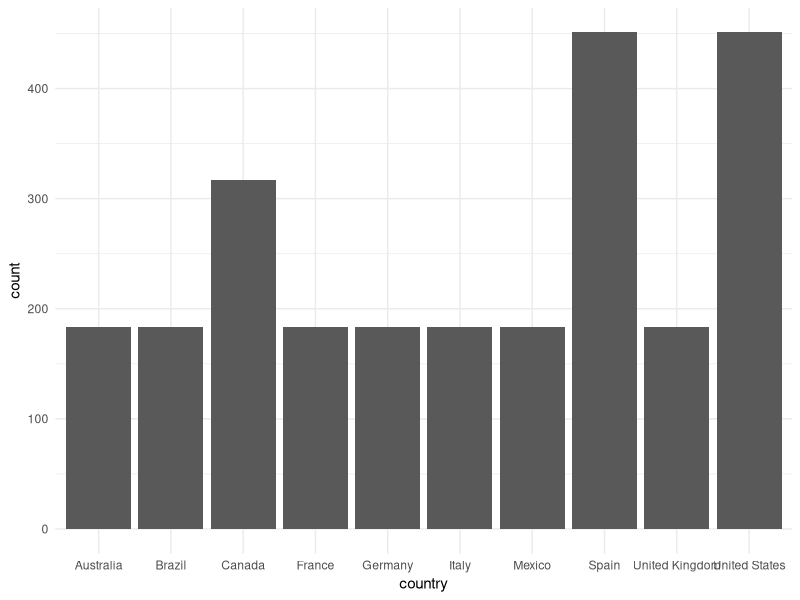
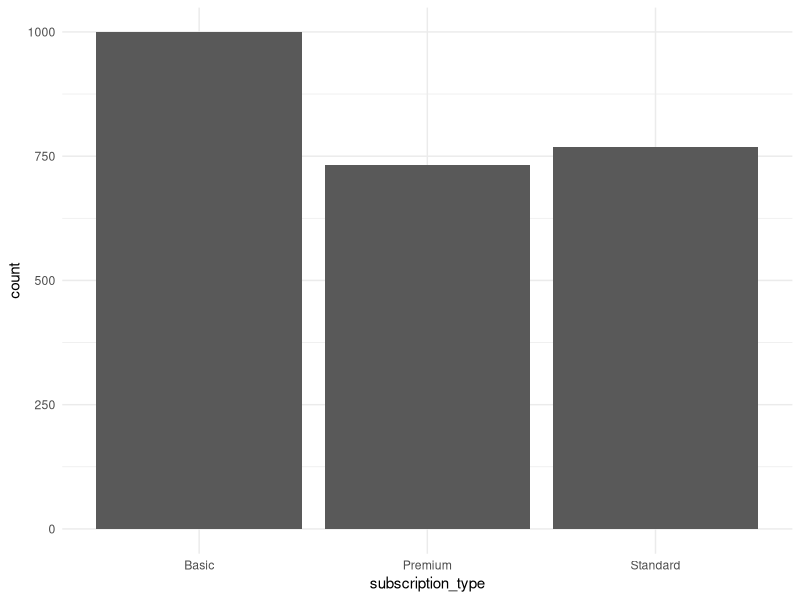
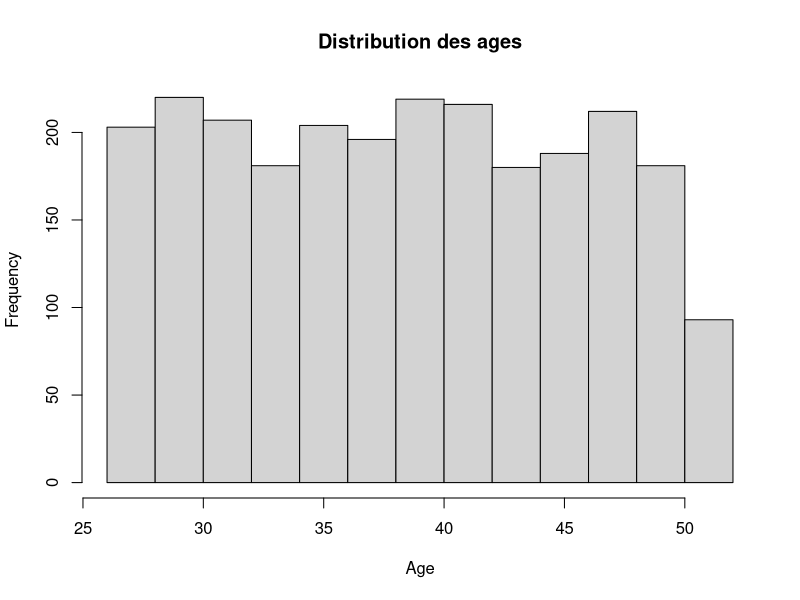
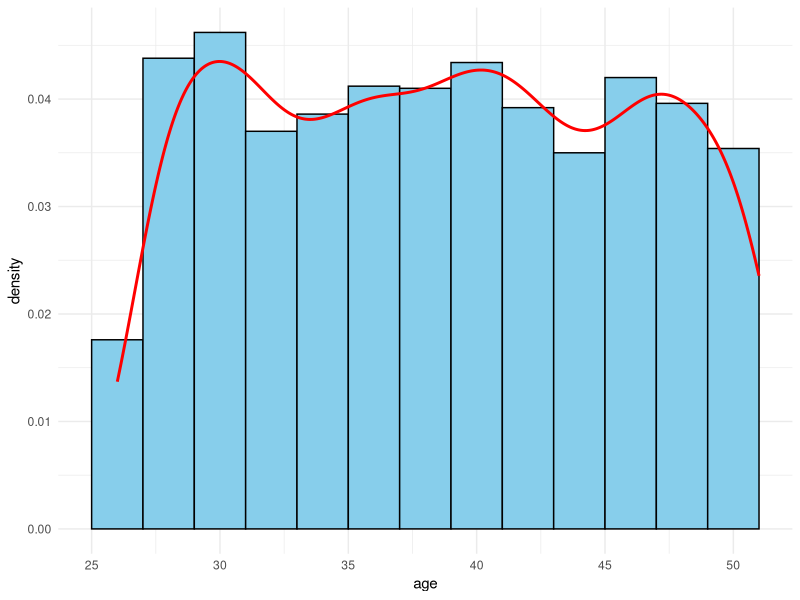
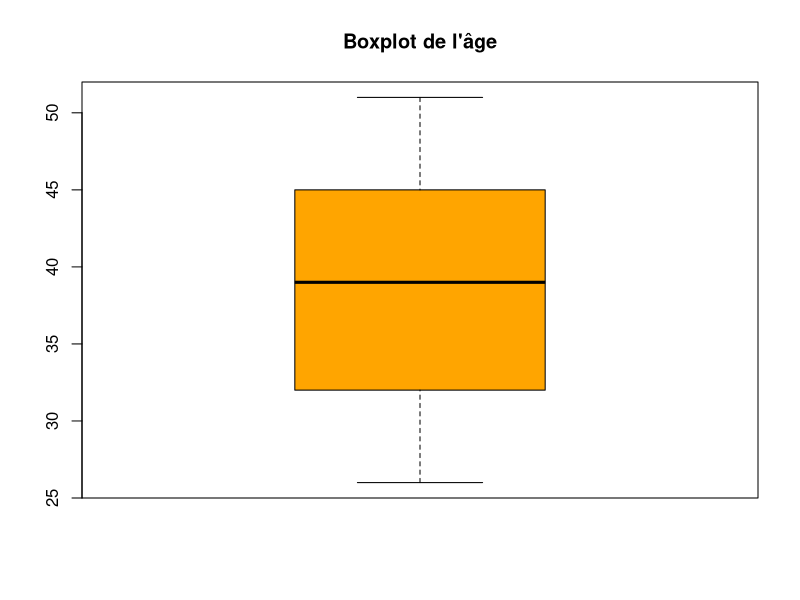
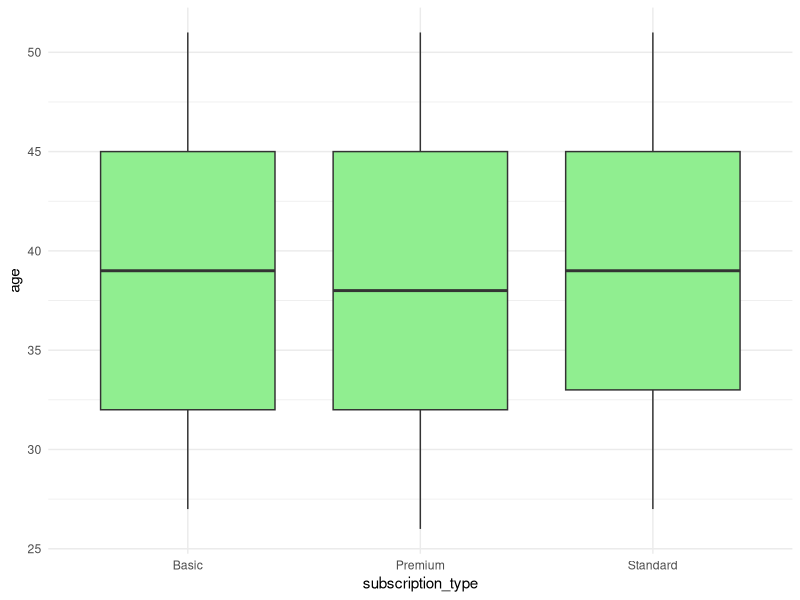
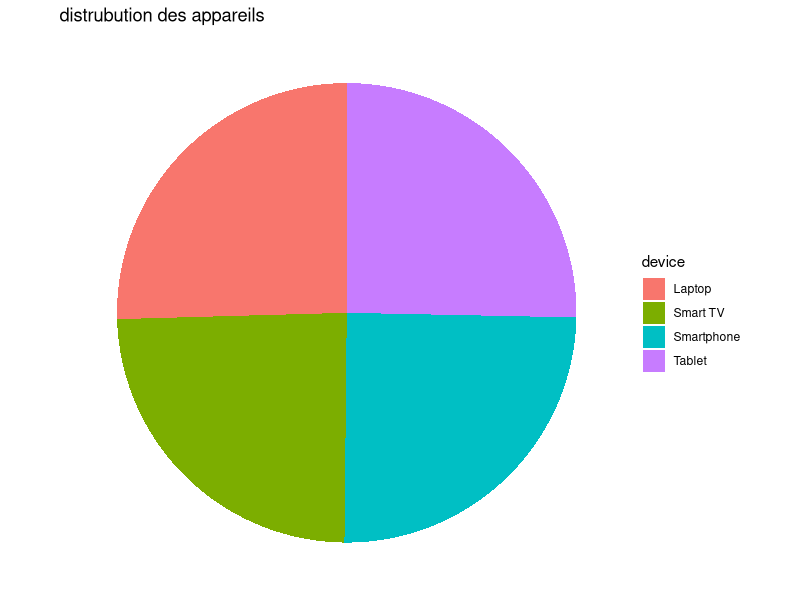
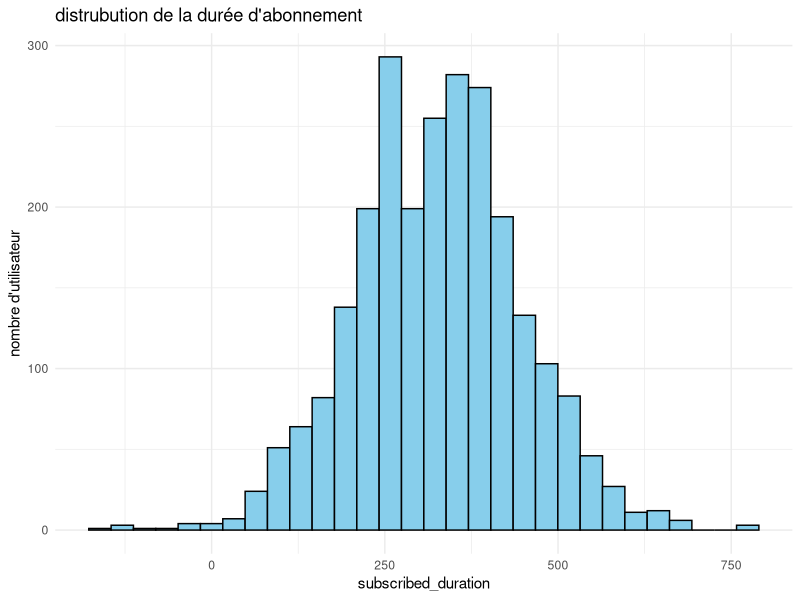

Generate these figures, in order, with R:

#library import
library(ggplot2)#for data visulation 
library(dplyr)#For data manipulation and transformation
library(corrplot)#For visualizing correlation matrices
library(GGally)#for multivariate analysis
library(tidyverse)#meta-package,for data science
library(ggpubr)

#loading the dataset
d <- read_csv("netflix_users.csv")

#displaying the dataset
view(d)

#dimensions du dataset
dim(d)
nrow(d)
ncol(d)

# Informations générales sur le dataset
str(d) 

# Statistiques descriptives
summary(d)

# Noms des colonnes
colnames(d)

# Types des colonnes
sapply(d, class)

#displaying the first 6 rows
head(d)

#displaying the last 6 rows
tail(d)

#Counting the occurrences of each subscription type
table(d$`subscription_type`)

#counting the occurrences of each gender 
table(d$gender)

#Plotting the distribution of subscribers by country
ggplot(d, aes(x = country)) +
  geom_bar() +
  theme_minimal()

#nombre dabonne par type dabonement 

ggplot(d, aes(x = `subscription_type`)) +
  geom_bar() +
  theme_minimal()

#hist de lage 

hist(d$age, main = "Distribution des ages", xlab = "Age")

ggplot(d, aes(x = age)) +
  geom_histogram(aes(y = ..density..), binwidth = 2, fill = "skyblue", color = "black") +
  geom_density(color = "red", size = 1) +
  theme_minimal()

boxplot(d$age, col = "orange", main = "Boxplot de l'âge")

ggplot(d, aes(x = `subscription_type`, y = age)) +
  geom_boxplot(fill = "lightgreen") +
  theme_minimal()

device_counts <- d %>%
  count(device)

ggplot(device_counts, aes(x = "", y = n, fill = device)) +
  geom_col(width = 1) +
  coord_polar("y") +
  ggtitle("distrubution des appareils") +
  theme_void()

ggplot(d, aes(x = subscribed_duration)) +
  geom_histogram(bins = 30, fill = "skyblue", color = "black") +
  ggtitle("distrubution de la durée d'abonnement") +
  xlab("subscribed_duration") +
  ylab("nombre d'utilisateur") +
  theme_minimal()

ggplot(d, aes(x = subscription_type, y = monthly_revenue)) +
  geom_boxplot() +
  xlab("Type d'abonnement") +
  ylab("Revenu Mensuel") +
  ggtitle("Revenu mensuel par type d'abonnement") +
  theme_minimal()

ggplot(d, aes(x = gender, y = monthly_revenue)) +
  geom_boxplot() +
  xlab("Genre") +
  ylab("Revenu mensuel") +
  ggtitle("Comparaison du revenu mensuel selon le genre") +
  theme_minimal()


gender_counts <- d %>%
  count(gender)

ggplot(gender_counts, aes(x = "", y = n, fill = gender)) +
  geom_col(width = 1) +
  coord_polar("y") +
  ggtitle("Répartition des abonnés par genre") +
  theme_void()

ggplot(d, aes(x = device, y = subscribed_duration)) +
  geom_boxplot() +
  xlab("Appareil utilisé") +
  ylab("Durée d'abonnement (mois)") +
  ggtitle("Comparaison de la durée selon le type d'appareil") +
  theme_minimal()

finding_outliers <- function(data, variable_name) {
  Q1 <- quantile(data[[variable_name]], 0.25, na.rm = TRUE)
  Q3 <- quantile(data[[variable_name]], 0.75, na.rm = TRUE)
  IQR <- Q3 - Q1
  lower <- Q1 - 1.5 * IQR
  upper <- Q3 + 1.5 * IQR
  outliers <- data[data[[variable_name]] < lower | data[[variable_name]] > upper, ]
  return(outliers)
}

# Exemples :
finding_outliers(d, "monthly_revenue")
finding_outliers(d, "clv")
finding_outliers(d, "subscribed_duration")


cor_matrix <- cor(d[sapply(d, is.numeric)], use = "complete.obs")

corrplot(cor_matrix, method = "color", type = "upper", tl.cex = 0.8, addCoef.col = "black", number.cex = 0.7)
title("Carte des Coefficients de corrélation")

ggplot(d, aes(x = monthly_revenue, y = clv)) +
  geom_point(color = "blue") +
  geom_smooth(method = "lm", se = FALSE, color = "red") +
  xlab("Revenu Mensuel") +
  ylab("CLV") +
  ggtitle("Corrélation entre le revenu mensuel et la valeur à vie du client") +
  theme_minimal()

ggplot(d, aes(x = age, y = subscribed_duration)) +
  geom_point( alpha = 0.6) +
  xlab("Âge de l'utilisateur") +
  ylab("Durée d'abonnement (mois)") +
  ggtitle("Corrélation entre l'âge et la fidélité") +
  theme_minimal()

cor.test(d$monthly_revenue, d$subscribed_duration)

cor.test(d$age, d$clv)

cor.test(d$start_month, d$subscribed_duration)

cor.test(d$monthly_revenue, d$start_month)


cor.test(d$clv, d$subscribed_duration)

table1 <- table(d$subscription_type, d$device)
print(table1)

test1 <- chisq.test(table1)
print(test1)

table2 <- table(d$gender, d$subscription_type)
print(table2)

test2 <- chisq.test(table2)
print(test2)

table3 <- table(d$clv, d$subscribed_duration)
print(table3)

test3 <- chisq.test(table3)
print(test3)

filtered_data <- subset(d, 
                        country %in% c("United States", "Canada") & 
                          subscription_type %in% c("Basic", "Premium"))
table_fisher <- table(filtered_data$country, filtered_data$subscription_type)
print(table_fisher)
fisher_result <- fisher.test(table_fisher)
print(fisher_result)
